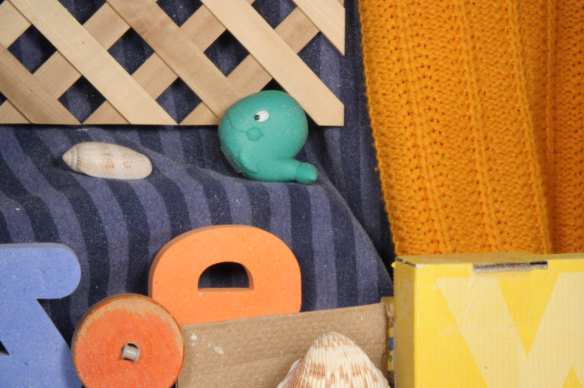
#> input picture Images/rubberwhale1.png, 584 x 388 px, found by its file name
$ jupyter execute hsv_space.ipynb
#> lines starting #> are read from the running program, lines starting #| are printed output that depends on the picture
# **HSV - HSB Space**
---

## **Components**
- H (Hue) --> Represents the type of color (e.g., red, blue, green)
- S (Saturation) --> Defines the intensidty or purity of the color.
-  V (Value) or B (Brightness) --> Controls the lightness or darkness of the color.

## **How to Enhance the Contrast in the HSV - HSB space**
**Steps**
1. Convert from RGB to HSV
2. Split the channels
3. Equalize the V channel (Value, holds the brightness information)
4. Convert back from HSV to RGB
5. Display

[cell 1]
import cv2 as cv
import numpy as np
from matplotlib import pyplot as plt

[cell 2]
whale = cv.imread(r"..\Images\rubberwhale1.png")[:, :, ::-1]

[cell 3]
PI = 3.14151926

[cell 4]
cv.COLOR_RGB2BGR # Is a color conversion code in OpenCV. It specifically converts an image from RGB to HSV

[cell 5]
# Step 1
whale_hsv = cv.cvtColor(whale, cv.COLOR_RGB2HSV) #cv.cvtColor is a function in OpenCV used to convert an image
#> whale_hsv: shape (388, 584, 3); mean H, S, V 49.8, 128.3, 174

#### ***cv.cvtColor*** **function**
**Components**
- ```cv.cvtColor()``` --> Is an OpenCV function that is used to convert an image from one color space to another.

**Parameters**
- ```whale``` --> The image you want to convert
- ```cv.COLOR_RGB2HSV``` --> The convertion that tells OpenCV how to transform the input image.

### &#9888;  **You should not show HSV images in matplotlib**

[cell 6]
# You should not do the following for HSV images
plt.imshow(whale_hsv, "gray")
plt.axis("off")
plt.show()

### **Continuation on the steps to enhance the contrast on an HSV image**

[cell 7]
# Step 2
h, s, v = cv.split(whale_hsv)
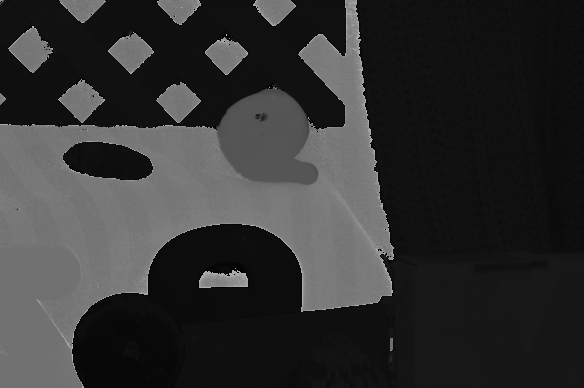
#> h: shape (388, 584); min 0, max 179, mean 49.8
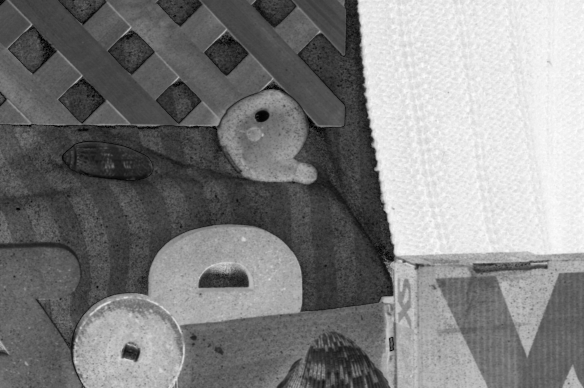
#> s: shape (388, 584); min 0, max 255, mean 128.3
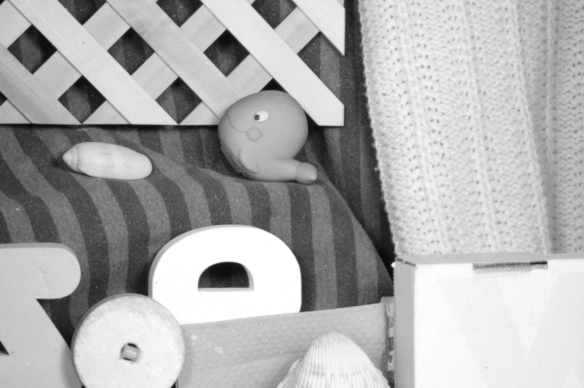
#> v: shape (388, 584); min 8, max 255, mean 174

[cell 8]
# Step 3
v_eq = cv.equalizeHist(v)
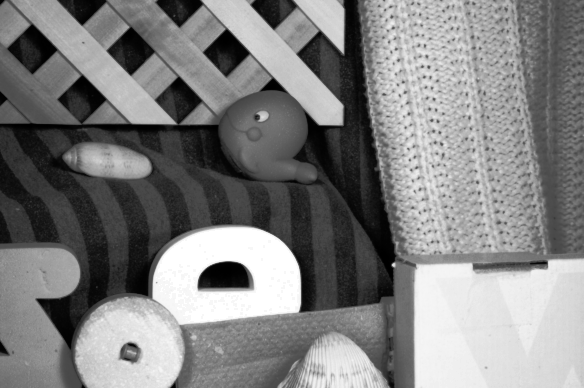
#> v_eq: shape (388, 584); min 0, max 255, mean 128.4

[cell 9]
whale_hsv_eq = cv.merge((h, s, v_eq))
#> whale_hsv_eq: shape (388, 584, 3); mean H, S, V 49.8, 128.3, 128.4

[cell 10]
# This code is to show how you affected the image
plt.imshow(whale_hsv_eq)
plt.title("Effects on the Image")
plt.axis("off")
plt.show()

[cell 11]
# Step 4
whale_rgb_eq = cv.cvtColor(whale_hsv_eq, cv.COLOR_HSV2RGB)
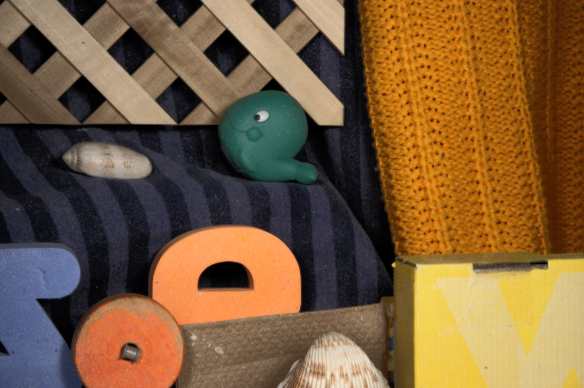
#> whale_rgb_eq: shape (388, 584, 3); mean R, G, B 122.8, 92.6, 59.5

[cell 12]
# Step 5
plt.imshow(np.hstack((whale, whale_rgb_eq)))
plt.title("Comparison Between Images")
plt.axis("off")
plt.show()
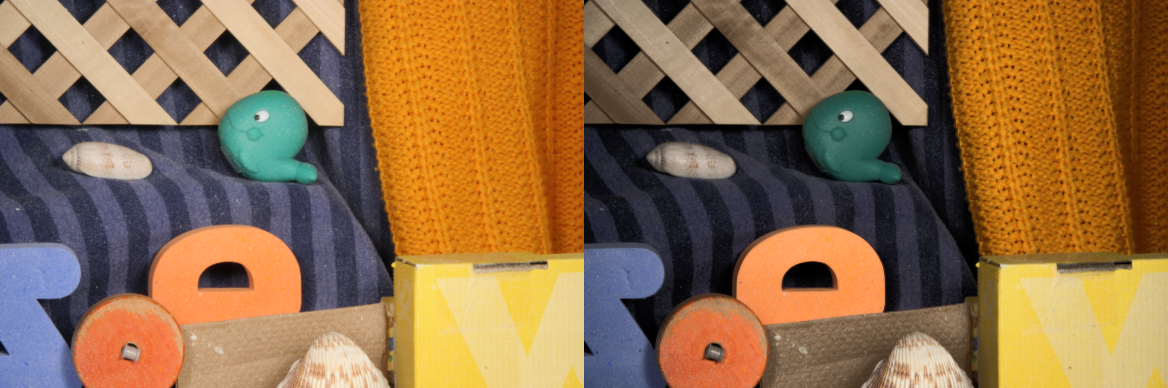
#> shown: shape (388, 1168, 3); mean R, G, B 143.4, 109.5, 73.3

$ run again, with Images/aloeGT.png copied over Images/rubberwhale1.png
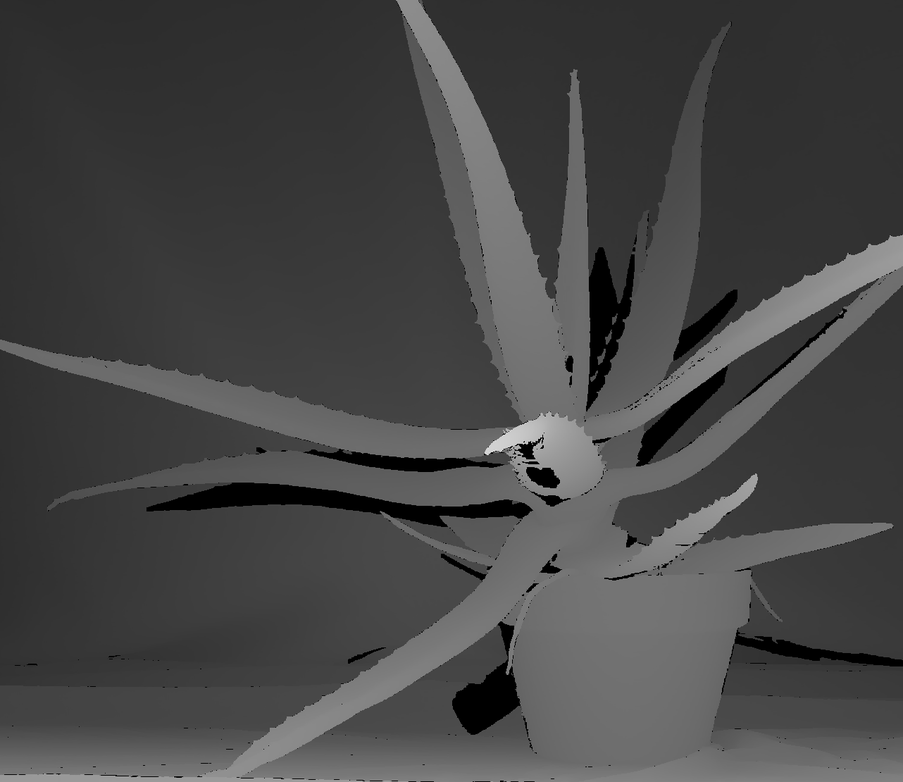
#> input picture Images/aloeGT.png, 903 x 782 px, shrunk from 1282 x 1110 before the run, found by its file name
#> whale is the input picture: shape (782, 903, 3); min 0, max 233, mean 69.8
#> whale_hsv: shape (782, 903, 3); mean H, S, V 0, 0, 69.8
#> h: shape (782, 903); every value is 0
#> `v_eq = cv.equalizeHist(v)`:
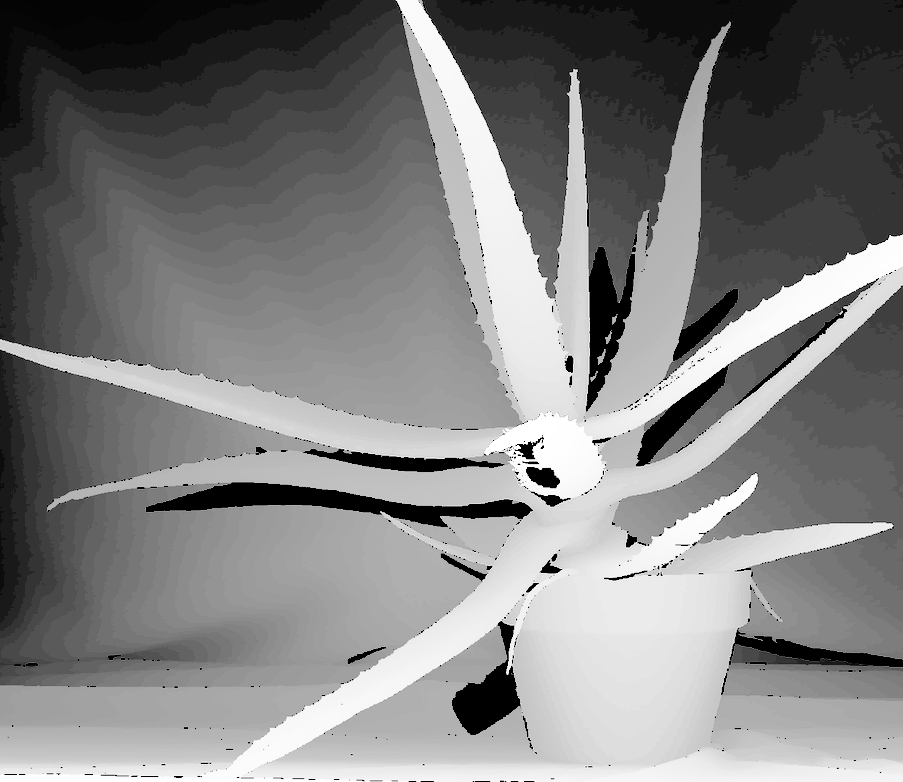
#> v_eq: shape (782, 903); min 0, max 255, mean 127.1
#> whale_hsv_eq: shape (782, 903, 3); mean H, S, V 0, 0, 127.1
#> `plt.show()`:
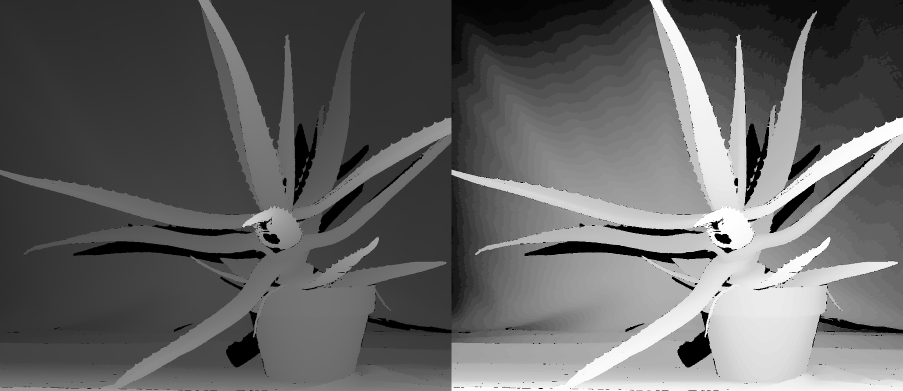
#> shown: shape (782, 1806, 3) (shown at 1/2 size); min 0, max 255, mean 98.5

$ run again, with Images/basketball1.png copied over Images/rubberwhale1.png
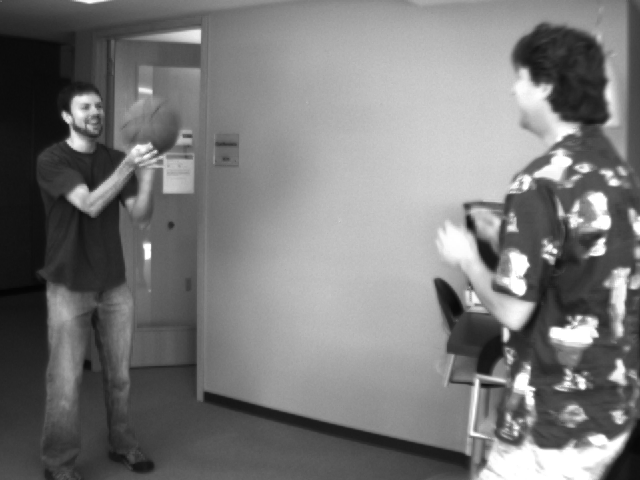
#> input picture Images/basketball1.png, 640 x 480 px, found by its file name
#> whale is the input picture: shape (480, 640, 3); min 4, max 255, mean 120.3
#> whale_hsv: shape (480, 640, 3); mean H, S, V 0, 0, 120.3
#> h: shape (480, 640); every value is 0
#> `v_eq = cv.equalizeHist(v)`:
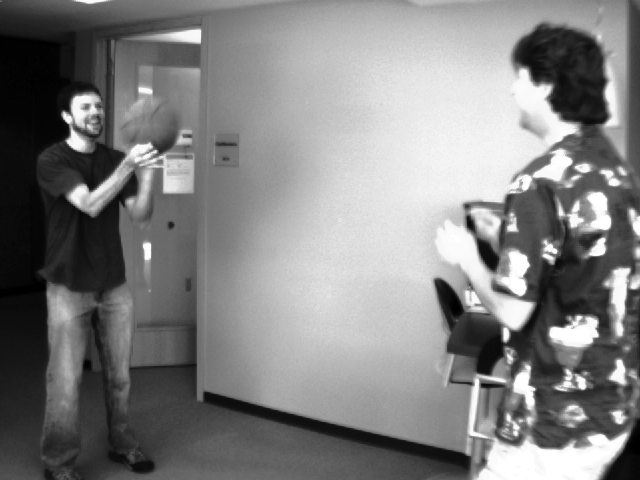
#> v_eq: shape (480, 640); min 0, max 255, mean 128.1
#> whale_hsv_eq: shape (480, 640, 3); mean H, S, V 0, 0, 128.1
#> `plt.show()`:
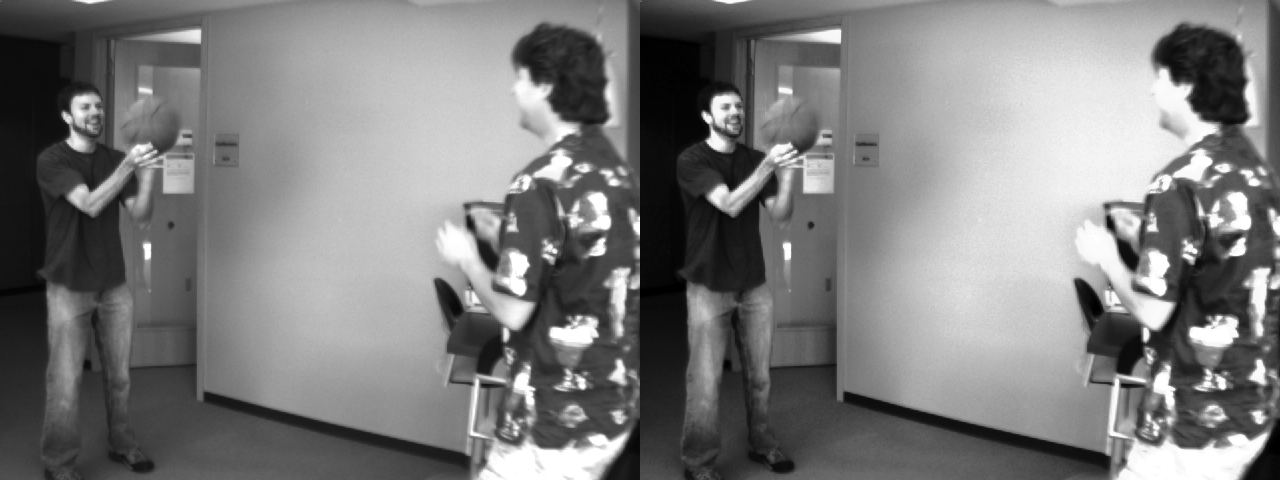
#> shown: shape (480, 1280, 3); min 0, max 255, mean 124.2
